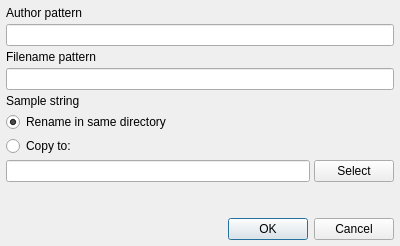
<?xml version="1.0" encoding="UTF-8"?>
<ui version="4.0">
 <class>RenameDialog</class>
 <widget class="QDialog" name="RenameDialog">
  <property name="geometry">
   <rect>
    <x>0</x>
    <y>0</y>
    <width>400</width>
    <height>246</height>
   </rect>
  </property>
  <property name="windowTitle">
   <string>Rename</string>
  </property>
  <layout class="QGridLayout" name="gridLayout">
   <property name="leftMargin">
    <number>6</number>
   </property>
   <property name="topMargin">
    <number>6</number>
   </property>
   <property name="rightMargin">
    <number>6</number>
   </property>
   <property name="bottomMargin">
    <number>6</number>
   </property>
   <item row="0" column="0">
    <layout class="QVBoxLayout" name="verticalLayout">
     <property name="spacing">
      <number>4</number>
     </property>
     <item>
      <widget class="QLabel" name="label">
       <property name="text">
        <string>Author pattern</string>
       </property>
      </widget>
     </item>
     <item>
      <widget class="QLineEdit" name="lineAuthorPattern"/>
     </item>
     <item>
      <widget class="QLabel" name="label_3">
       <property name="text">
        <string>Filename pattern</string>
       </property>
      </widget>
     </item>
     <item>
      <widget class="QLineEdit" name="lineFilenamePattern"/>
     </item>
     <item>
      <widget class="QLabel" name="labelSample">
       <property name="text">
        <string>Sample string</string>
       </property>
      </widget>
     </item>
     <item>
      <widget class="QRadioButton" name="radioSameDir">
       <property name="text">
        <string>Rename in same directory</string>
       </property>
       <property name="checked">
        <bool>true</bool>
       </property>
      </widget>
     </item>
     <item>
      <widget class="QRadioButton" name="radioRenameTo">
       <property name="text">
        <string>Copy to:</string>
       </property>
      </widget>
     </item>
     <item>
      <layout class="QHBoxLayout" name="horizontalLayout">
       <item>
        <widget class="QLineEdit" name="lineDestFolder"/>
       </item>
       <item>
        <widget class="QPushButton" name="buttonSelectFolder">
         <property name="text">
          <string>Select</string>
         </property>
        </widget>
       </item>
      </layout>
     </item>
     <item>
      <spacer name="verticalSpacer">
       <property name="orientation">
        <enum>Qt::Vertical</enum>
       </property>
       <property name="sizeHint" stdset="0">
        <size>
         <width>20</width>
         <height>40</height>
        </size>
       </property>
      </spacer>
     </item>
     <item>
      <widget class="QDialogButtonBox" name="buttonBox">
       <property name="orientation">
        <enum>Qt::Horizontal</enum>
       </property>
       <property name="standardButtons">
        <set>QDialogButtonBox::Cancel|QDialogButtonBox::Ok</set>
       </property>
      </widget>
     </item>
    </layout>
   </item>
  </layout>
 </widget>
 <resources/>
 <connections>
  <connection>
   <sender>buttonBox</sender>
   <signal>accepted()</signal>
   <receiver>RenameDialog</receiver>
   <slot>accept()</slot>
   <hints>
    <hint type="sourcelabel">
     <x>248</x>
     <y>254</y>
    </hint>
    <hint type="destinationlabel">
     <x>157</x>
     <y>274</y>
    </hint>
   </hints>
  </connection>
  <connection>
   <sender>buttonBox</sender>
   <signal>rejected()</signal>
   <receiver>RenameDialog</receiver>
   <slot>reject()</slot>
   <hints>
    <hint type="sourcelabel">
     <x>316</x>
     <y>260</y>
    </hint>
    <hint type="destinationlabel">
     <x>286</x>
     <y>274</y>
    </hint>
   </hints>
  </connection>
  <connection>
   <sender>radioSameDir</sender>
   <signal>clicked()</signal>
   <receiver>RenameDialog</receiver>
   <slot>switch_copy_to()</slot>
   <hints>
    <hint type="sourcelabel">
     <x>199</x>
     <y>73</y>
    </hint>
    <hint type="destinationlabel">
     <x>199</x>
     <y>119</y>
    </hint>
   </hints>
  </connection>
  <connection>
   <sender>radioRenameTo</sender>
   <signal>clicked()</signal>
   <receiver>RenameDialog</receiver>
   <slot>switch_copy_to()</slot>
   <hints>
    <hint type="sourcelabel">
     <x>199</x>
     <y>94</y>
    </hint>
    <hint type="destinationlabel">
     <x>199</x>
     <y>119</y>
    </hint>
   </hints>
  </connection>
  <connection>
   <sender>buttonSelectFolder</sender>
   <signal>clicked()</signal>
   <receiver>RenameDialog</receiver>
   <slot>select_dest_dir()</slot>
   <hints>
    <hint type="sourcelabel">
     <x>354</x>
     <y>119</y>
    </hint>
    <hint type="destinationlabel">
     <x>199</x>
     <y>119</y>
    </hint>
   </hints>
  </connection>
 </connections>
 <slots>
  <slot>switch_copy_to()</slot>
  <slot>select_dest_dir()</slot>
  <slot>check_values()</slot>
 </slots>
</ui>
